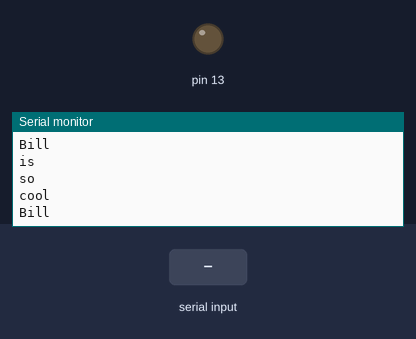
Recording of a sketch running on a simulated Arduino Mega 2560, built with avr-gcc and run on an emulated ATmega2560. On the bench: output pins drawn as LEDs (lit = HIGH), the last lines printed to the serial monitor. The inputs (shaded band) are chosen by the test bench.

Above: at 1.2 s.
1.3 s: "1\n" received over Serial
At 2.0 s:
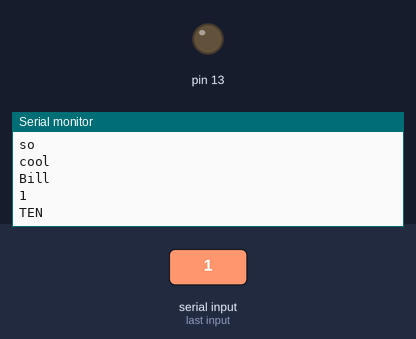
2.8 s: byte 13 (13) received over Serial
At 3.1 s:
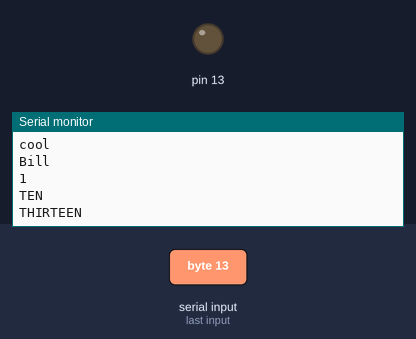

Measured:
- after the input at 1.3 s, the serial monitor: prints a new line at once (image 1)
- after the input at 2.8 s, the serial monitor: prints a new line at once (image 2)

The sketch:

Tester.ino
```cpp
// change the file for a git test
// and again
// and again


void setup() {
  Serial.begin(9600);
  while(!Serial);

  // initialize digital pin LED_BUILTIN as an output.
  pinMode(13, OUTPUT);

  char* test = "Bill is so cool";
  char * pch;
  pch = strtok (test," ,.-"); // check on these tokens later
  while (pch != NULL)
  {
    Serial.println(pch);
    pch = strtok (NULL, " ,.-");
  }
  Serial.println(test);
}
char c;
// the loop function runs over and over again forever
void loop() {

  while(Serial.available())
  {
    c = Serial.read();
    if (c == 10) Serial.println("\nTEN");
    if (c == 13) Serial.println("\nTHIRTEEN");
    Serial.print(c);

  }
}
/*

 digitalWrite(13, HIGH);   // turn the LED on (HIGH is the voltage level)
  delay(100);                       // wait for a second
  digitalWrite(13, LOW);    // turn the LED off by making the voltage LOW
  delay(100);                       // wait for a second
*/


/*
Arduino: 1.8.5 (Windows 10), Board: "Arduino/Genuino Mega or Mega 2560, ATmega2560 (Mega 2560)"

Sketch uses 1462 bytes (0%) of program storage space. Maximum is 253952 bytes.
Global variables use 9 bytes (0%) of dynamic memory, leaving 8183 bytes for local variables. Maximum is 8192 bytes.
An error occurred while uploading the sketch

This report would have more information with
"Show verbose output during compilation"
option enabled in File -> Preferences.
*/
```
